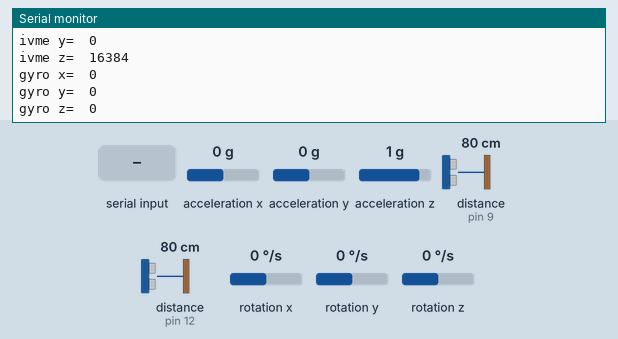
Bench run of a sketch on a simulated Arduino Uno, built with avr-gcc and run on an emulated ATmega328P. On the bench: the last lines printed to the serial monitor. Wiring (inferred from the names in the program): 2 × ultrasonic range finder: trigger pin 10, echo pin 9 / trigger pin 11, echo pin 12. Inputs (shaded band) come from the test bench; at power-on: acceleration x 0 g, distance to the obstacle (sensors on pin 9, pin 12) 80 cm, acceleration y 0 g, acceleration z 1 g, rotation x 0 °/s, rotation y 0 °/s, rotation z 0 °/s. The echo pulse lasts 58.3 µs per cm; the modem accepts every AT command (registered, SIM ready, sends succeed) and sends nothing else.

Above: at 2.2 s.
2.3 s: acceleration x set to -1.4 g
At 5.5 s:
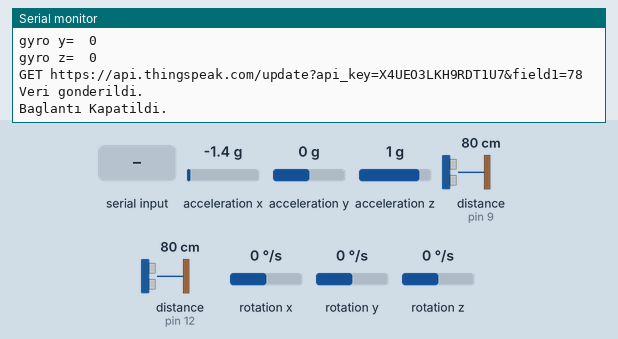
5.6 s: distance to the obstacle (sensor on pin 9) set to 2 cm
At 6.9 s:
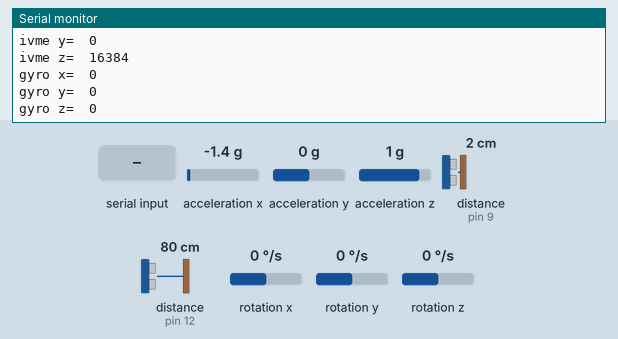
7.1 s: distance to the obstacle (sensor on pin 12) set to 2 cm
8.6 s: acceleration y set to -1.4 g
At 9.9 s:
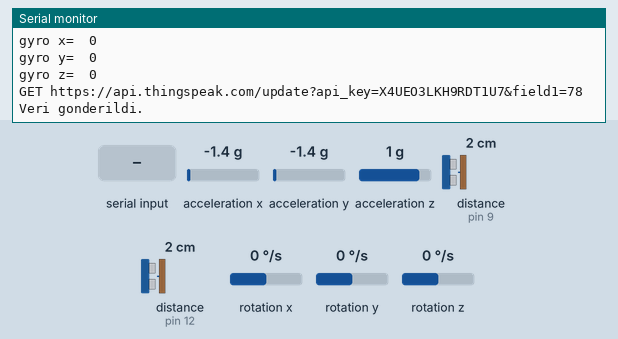
10.1 s: acceleration z set to -1.4 g
At 11.5 s:
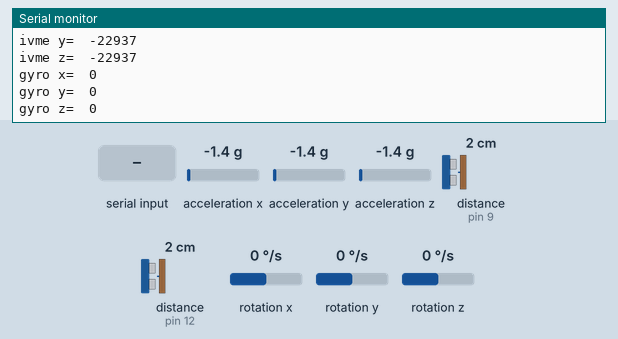
11.6 s: "1" received over the second serial link
Timing chart, 0 to 14.1 s (numbered marks = the images above; inputs shaded):
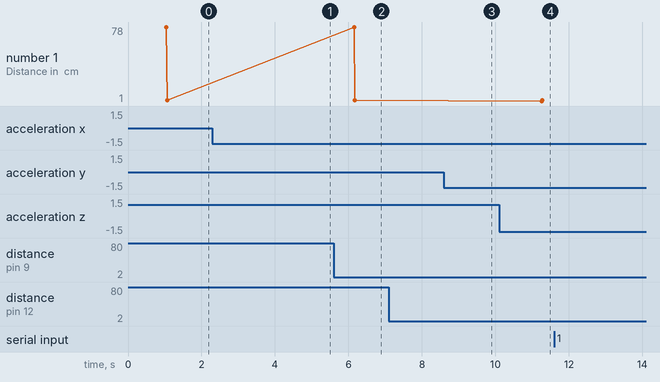

The sketch:

final.ino
```cpp
#include <Wire.h>
#include <I2Cdev.h>
#include <MPU6050.h>
#include <SoftwareSerial.h>                                   //SoftwareSerial kütüphanimizi ekliyoruz.                                         //DHT11 sensör kütüphanemizi ekliyoruz.

String agAdi = "Yavuz iPhone'u";                 //Ağımızın adını buraya yazıyoruz.
String agSifresi = "123456780";           //Ağımızın şifresini buraya yazıyoruz.

int rxPin =9;                                               //ESP8266 RX pini
int txPin = 10;                                               //ESP8266 TX pini

String ip = "184.106.153.149";                                //Thingspeak ip adresi


SoftwareSerial esp(rxPin, txPin);                             //Seri haberleşme pin ayarlarını yapıyoruz.

MPU6050 ivmesensor;
int ax,ay,az,gx,gy,gz;

//Hitec ELECTRONICS
const int trigPin = 11;
const int echoPin = 12;

const int trigPin2 = 10;
const int echoPin2 = 9;
// defines variables
long duration;
int distance;

long duration2;
int distance2;
void setup() {
pinMode(trigPin, OUTPUT); // Sets the trigPin as an Output
pinMode(echoPin, INPUT); // Sets the echoPin as an Input
pinMode(trigPin2, OUTPUT); // Sets the trigPin as an Output
pinMode(echoPin2, INPUT); // Sets the echoPin as an Input

Wire.begin();


Serial.begin(9600); // Starts the serial communication
Serial.println("Started");
  esp.begin(115200);                                          //ESP8266 ile seri haberleşmeyi başlatıyoruz.
  esp.println("AT");                                          //AT komutu ile modül kontrolünü yapıyoruz.
  Serial.println("AT Yollandı");
  while(!esp.find("OK")){                                     //Modül hazır olana kadar bekliyoruz.
    esp.println("AT");
    Serial.println("ESP8266 Bulunamadı.");
  }
  Serial.println("OK Komutu Alındı");
  esp.println("AT+CWMODE=1");                                 //ESP8266 modülünü client olarak ayarlıyoruz.
  while(!esp.find("OK")){                                     //Ayar yapılana kadar bekliyoruz.
    esp.println("AT+CWMODE=1");
    Serial.println("Ayar Yapılıyor....");
  }
  Serial.println("Client olarak ayarlandı");
  Serial.println("Aga Baglaniliyor...");
  esp.println("AT+CWJAP=\""+agAdi+"\",\""+agSifresi+"\"");    //Ağımıza bağlanıyoruz.
  while(!esp.find("OK"));                                     //Ağa bağlanana kadar bekliyoruz.
  Serial.println("Aga Baglandi.");
  delay(1000);
ivmesensor.initialize();

}
void loop() {
// Clears the trigPin
digitalWrite(trigPin, LOW);
delayMicroseconds(20);
// Sets the trigPin on HIGH state for 10 micro seconds
digitalWrite(trigPin, HIGH);
delayMicroseconds(100);
digitalWrite(trigPin, LOW);
// Reads the echoPin, returns the sound wave travel time in microseconds
duration = pulseIn(echoPin, HIGH);
// Calculating the distance
distance= duration*0.034/2;
// Prints the distance on the Serial Monitor
Serial.print("Distance in (cm) = ");
Serial.println(distance);


// Clears the trigPin
digitalWrite(trigPin2, LOW);
delayMicroseconds(20);
// Sets the trigPin on HIGH state for 10 micro seconds
digitalWrite(trigPin2, HIGH);
delayMicroseconds(100);
digitalWrite(trigPin2, LOW);
// Reads the echoPin, returns the sound wave travel time in microseconds
duration2 = pulseIn(echoPin2, HIGH);
// Calculating the distance
distance2= duration2*0.034/2;
// Prints the distance on the Serial Monitor
Serial.print("Distance2 in (cm) = ");
Serial.println(distance2);


ivmesensor.getMotion6(&ax,&ay,&az,&gx,&gy,&gz);

Serial.print("ivme x=");
Serial.print("\t");
Serial.println(ax);

Serial.print("ivme y=");
Serial.print("\t");
Serial.println(ay);

Serial.print("ivme z=");
Serial.print("\t");
Serial.println(az);

Serial.print("gyro x=");
Serial.print("\t");
Serial.println(gx);

Serial.print("gyro y=");
Serial.print("\t");
Serial.println(gy);

Serial.print("gyro z=");
Serial.print("\t");
Serial.println(gz);

esp.println("AT+CIPSTART=\"TCP\",\""+ip+"\",80");           //Thingspeak'e bağlanıyoruz.
  if(esp.find("Error")){                                      //Bağlantı hatası kontrolü yapıyoruz.
    Serial.println("AT+CIPSTART Error");
  }

  String veri = "GET https://api.thingspeak.com/update?api_key=X4UEO3LKH9RDT1U7";   //Thingspeak komutu. Key kısmına kendi api keyimizi yazıyoruz.                                   //Göndereceğimiz sıcaklık değişkeni
  veri += "&field1=";
  veri += String(distance);                                       //Göndereceğimiz nem değişkeni
  veri += "\r\n\r\n";
  esp.print("AT+CIPSEND=");                                   //ESP'ye göndereceğimiz veri uzunluğunu veriyoruz.
  esp.println(veri.length()+2);
  delay(2000);
  if(esp.find(">")){                                          //ESP8266 hazır olduğunda içindeki komutlar çalışıyor.
    esp.print(veri);                                          //Veriyi gönderiyoruz.
    Serial.println(veri);
    Serial.println("Veri gonderildi.");
    delay(1000);
  }
  Serial.println("Baglantı Kapatildi.");
  esp.println("AT+CIPCLOSE");                                //Bağlantıyı kapatıyoruz
  delay(1000);


}
```

Measured:
- after the input at 5.6 s, the serial monitor: prints a new line after 0.58 s (image 2)
- after the input at 10.1 s, the serial monitor: prints a new line after 1.2 s (image 4)
